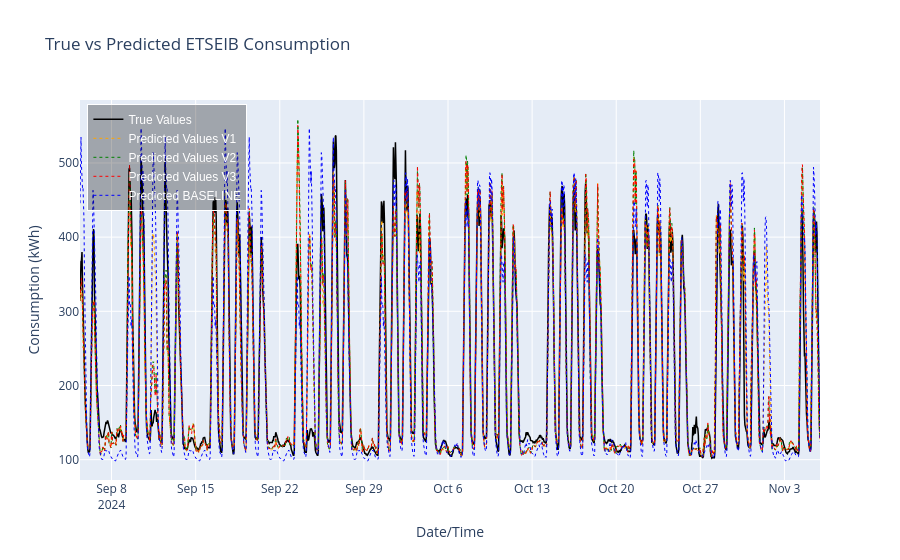

The cell this chart's notebook holds for it:
### Code cell
from sklearn.feature_selection import RFE


import plotly.graph_objects as go

# Create the figure
fig = go.Figure()

# Add the trace for the actual consumption (True Values)
fig.add_trace(go.Scatter(x=y_test.index, y=y_test, mode='lines', name='True Values',
                         line=dict(color='black', width=1.5)))

# Add the trace for the predicted consumption (Predicted Values)
fig.add_trace(go.Scatter(x=y_test.index, y=y_predict_v1, mode='lines', name='Predicted Values V1',
                         line=dict(color='orange', width=1, dash='dot')))  # 'dot' for less separated dashes

# Add the trace for the predicted consumption (Predicted Values)
fig.add_trace(go.Scatter(x=y_test.index, y=y_predict_v2, mode='lines', name='Predicted Values V2',
                         line=dict(color='green', width=1, dash='dot')))  # 'dot' for less separated dashes

# Add the trace for the predicted consumption (Predicted Values)
fig.add_trace(go.Scatter(x=y_test.index, y=y_predict_v3, mode='lines', name='Predicted Values V3',
                         line=dict(color='red', width=1, dash='dot')))  # 'dot' for less separated dashes


# Add the trace for the predicted consumption (Predicted Values)
fig.add_trace(go.Scatter(x=y_test.index, y=y_pred_baseline_aligned, mode='lines', name='Predicted BASELINE',
                         line=dict(color='blue', width=1, dash='dot')))  # 'dot' for less separated dashes


# Update layout for a more beautiful plot
fig.update_layout(
    title='True vs Predicted ETSEIB Consumption',
    xaxis_title='Date/Time',
    yaxis_title='Consumption (kWh)',
    template='plotly',  # dark theme, can change to 'plotly' for light theme
    hovermode='x unified',  # hover over to show values for both lines at a time
    legend=dict(
        x=0.01, y=0.99,  # position of legend
        traceorder='normal',
        font=dict(family="Arial", size=12, color="white"),
        bgcolor='rgba(0, 0, 0, 0.3)',
        bordercolor='white',
        borderwidth=1
    ),
   
   
)

# Show the plot
fig.show()

### Figure 1 — Plotly figure (JSON) as saved in the notebook; plotly's stock layout.template omitted (floating-point values rounded to 4 significant figures; data arrays with more than 128 entries replaced by an {"elided": "..."} marker saying what was removed)
{"data": [{"line": {"color": "black", "width": 1.5}, "mode": "lines", "name": "True Values", "type": "scatter", "x": {"elided": "1480 str values"}, "y": {"elided": "1480 int values"}}, {"line": {"color": "orange", "dash": "dot", "width": 1}, "mode": "lines", "name": "Predicted Values V1", "type": "scatter", "x": {"elided": "1480 str values"}, "y": {"elided": "1480 float values"}}, {"line": {"color": "green", "dash": "dot", "width": 1}, "mode": "lines", "name": "Predicted Values V2", "type": "scatter", "x": {"elided": "1480 str values"}, "y": {"elided": "1480 float values"}}, {"line": {"color": "red", "dash": "dot", "width": 1}, "mode": "lines", "name": "Predicted Values V3", "type": "scatter", "x": {"elided": "1480 str values"}, "y": {"elided": "1480 float values"}}, {"line": {"color": "blue", "dash": "dot", "width": 1}, "mode": "lines", "name": "Predicted BASELINE", "type": "scatter", "x": {"elided": "1480 str values"}, "y": {"elided": "1480 float values"}}], "layout": {"hovermode": "x unified", "legend": {"bgcolor": "rgba(0, 0, 0, 0.3)", "bordercolor": "white", "borderwidth": 1, "font": {"color": "white", "family": "Arial", "size": 12}, "traceorder": "normal", "x": 0.01, "y": 0.99}, "title": {"text": "True vs Predicted ETSEIB Consumption"}, "xaxis": {"title": {"text": "Date/Time"}}, "yaxis": {"title": {"text": "Consumption (kWh)"}}}}
